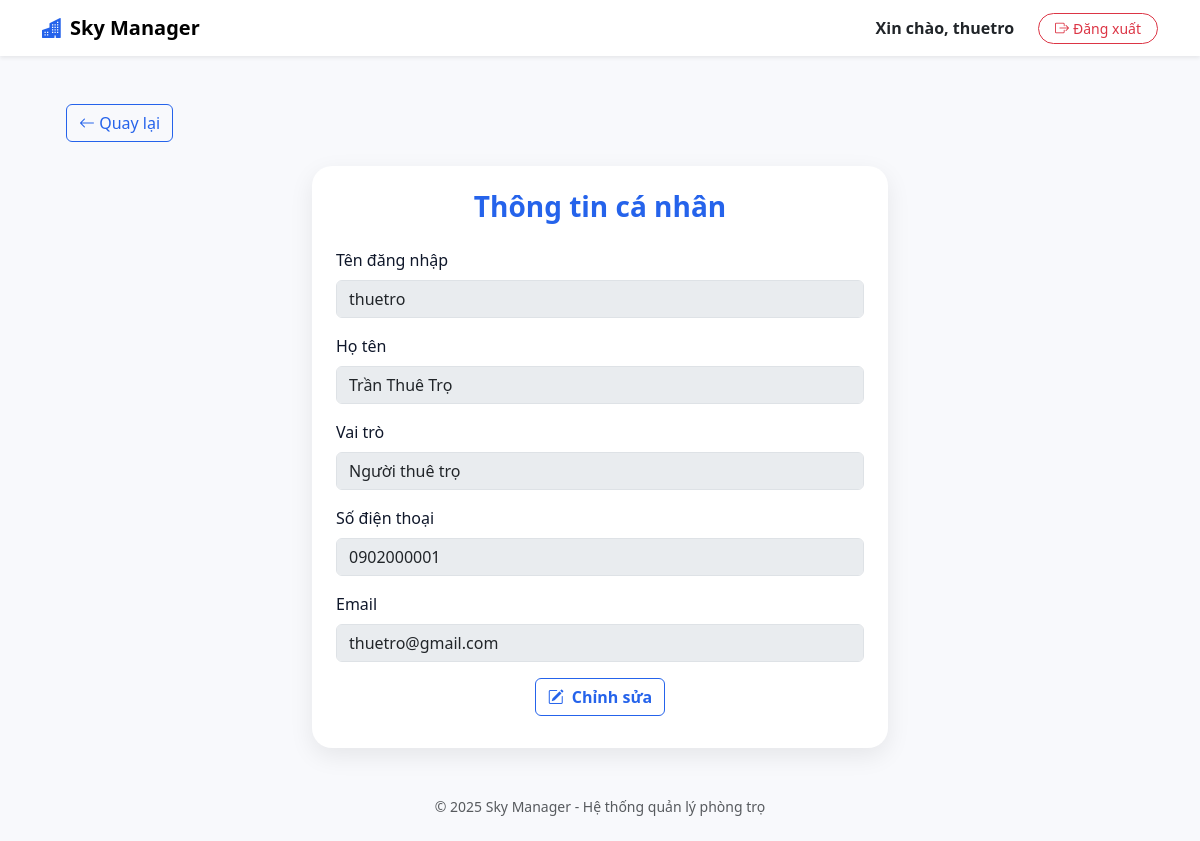
Page /index.php?page=thongtincanhan (signed in) on the committed database.
### tables this page shows
CREATE TABLE `nguoidung` (
  `maNguoiDung` int(11) NOT NULL,
  `tenDangNhap` varchar(255) NOT NULL,
  `matKhau` varchar(255) NOT NULL,
  `hoTen` varchar(255) DEFAULT NULL,
  `email` varchar(255) DEFAULT NULL,
  `soDienThoai` varchar(255) DEFAULT NULL,
  `maVaiTro` int(11) DEFAULT NULL
);

CREATE TABLE `vaitro` (
  `maVaiTro` int(11) NOT NULL,
  `tenVaiTro` varchar(255) DEFAULT NULL
);

### App/Models/mNguoiDung.php (called while the page is built, shortened)
<?php
class modelNguoiDung {
    public function select01NguoiDung($maNguoiDung) {
        $p = new clsKetNoi();
        $truyvan = "SELECT * FROM nguoidung nd
                    LEFT JOIN vaitro vt ON vt.maVaiTro = nd.maVaiTro
                    WHERE maNguoiDung = $maNguoiDung";
        $con = $p->moketnoi();
        $kq = mysqli_query($con, $truyvan);
        return $kq;
    }
}
?>

### App/Controllers/cNguoiDung.php (called while the page is built, shortened)
<?php
include_once('App/Models/mNguoiDung.php');
class controlNguoiDung {
    public function get01NguoiDung($maNguoiDung) {
        $p = new modelNguoiDung();
        $kq = $p->select01NguoiDung($maNguoiDung);
        return $kq;
    }
}
?>

### App/Views/thongtincanhan.php (the view, shortened to what this page needs)
<?php
include_once('App/Controllers/cNguoiDung.php');
$p = new controlNguoiDung();
$maNguoiDung = $_SESSION['maNguoiDung'];
$kq = $p->get01NguoiDung($maNguoiDung);
if($kq && $kq->num_rows > 0) {
    $r = $kq->fetch_assoc();
} else {
    echo "<script>alert('Không tìm thấy người dùng.'); window.history.back();</script>";
    exit();
}
?>
<button type="button" class="btn btn-outline-primary ms-4 my-4" onclick="window.history.back();"><i class="bi bi-arrow-left"></i> Quay lại</button>
<div class="container d-flex justify-content-center align-items-center mb-5">
    <div class="card-na border-0" style="max-width: 36rem; width: 100%;">
        <div class="card-body p-4">
            <h3 class="text-center mb-4 fw-bold text-primary">Thông tin cá nhân</h3>
            <div class="mb-3">
                <label class="form-label fw-medium">Tên đăng nhập</label>
                <input type="text" class="form-control" value="<?php echo $r['tenDangNhap']; ?>" disabled>
            </div>
            <div class="mb-3">
                <label class="form-label fw-medium">Họ tên</label>
                <input type="text" class="form-control" value="<?php echo $r['hoTen']; ?>" disabled>
            </div>
            <div class="mb-3">
                <label class="form-label fw-medium">Vai trò</label>
                <input type="text" class="form-control" value="<?php echo $r['tenVaiTro']; ?>" disabled>
            </div>
            <div class="mb-3">
                <label class="form-label fw-medium">Số điện thoại</label>
                <input type="text" class="form-control" value="<?php echo $r['soDienThoai']; ?>" disabled>
            </div>
            <div class="mb-3">
                <label class="form-label fw-medium">Email</label>
                <input type="email" class="form-control" value="<?php echo $r['email']; ?>" disabled>
            </div>
            <div class="text-center mb-2">
                <a href="index.php?page=suathongtincanhan" class="btn btn-outline-primary fw-semibold"><i class="bi bi-pencil-square me-2"></i>Chỉnh sửa</a>
            </div>
        </div>
    </div>
</div>

### public/css/style.css (style rules this page uses)
:root { --na-primary: #2563eb; --na-primary-2: #1e40af; --na-accent: #f59e0b; --na-ink: #0f172a; --na-muted: #64748b; --na-bg: #f8fafc; --na-card: #ffffff; --na-success: #16a34a; --na-danger: #dc2626; --na-warning: #facc15; --na-border: #e5e7eb; --shadow-soft: 0 8px 24px rgba(0,0,0,.08); }
body { color:var(--na-ink); background:var(--na-bg) }
.btn-outline-primary { --bs-btn-color:var(--na-primary); --bs-btn-border-color:var(--na-primary); --bs-btn-hover-bg:var(--na-primary); --bs-btn-hover-border-color:var(--na-primary) }
.text-primary { color:var(--na-primary)!important }
.card-na { border:0; border-radius:1.25rem; box-shadow:var(--shadow-soft); background:var(--na-card) }

### index.php (style rules this page uses)
body { background-color: #f8f9fc; }

### rows in the picture
nguoidung: tenDangNhap "thuetro", hoTen "Trần Thuê Trọ", maVaiTro.tenVaiTro "Người thuê trọ", soDienThoai "0902000001", email "thuetro@gmail.com"

### other values in the picture
$_SESSION['tenDangNhap'] "thuetro"
